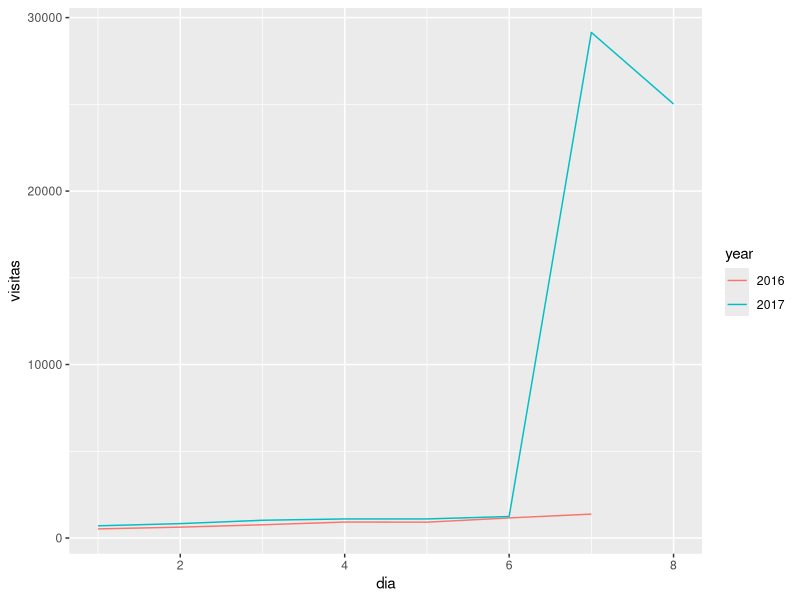

Source code (R):
library(ggplot2)
library(ggthemes)
datos.2016 <- read.table('2016.dat')
datos.2017 <- read.table('2017.dat')
datos <- data.frame( dia=c(1:nrow(datos.2016),1:nrow(datos.2017)),
                    year=c(rep('2016',nrow(datos.2016)),rep('2017',nrow(datos.2017))),
                    visitas=c(datos.2016$V1,datos.2017$V1))
ggplot(datos,aes(x=dia,y=visitas,group=year,col=year))+geom_line()

